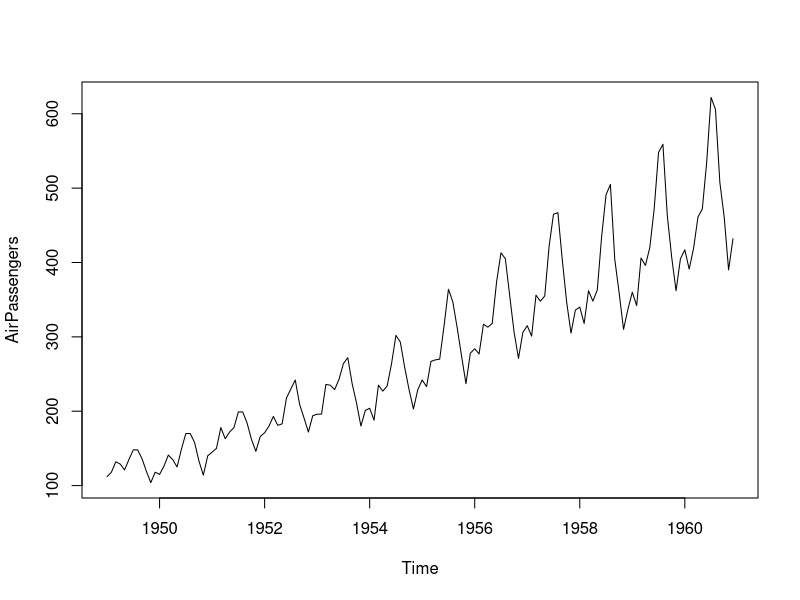
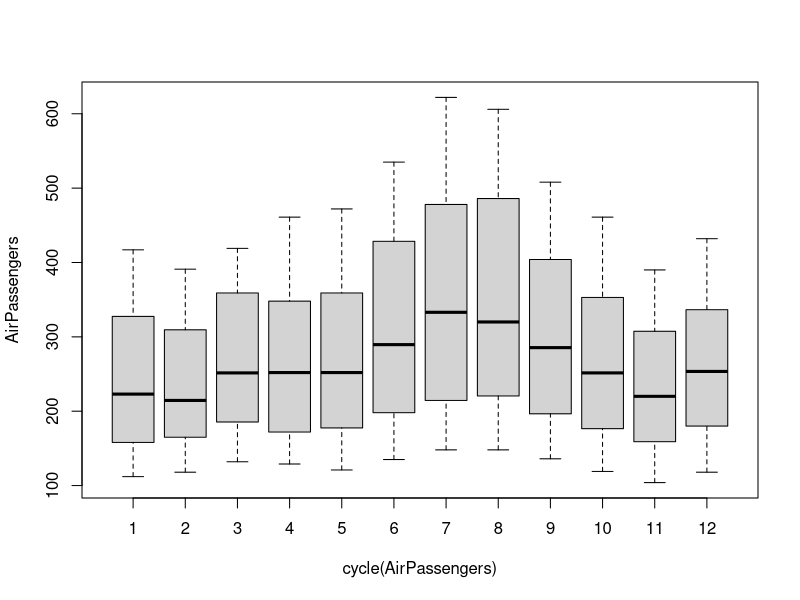
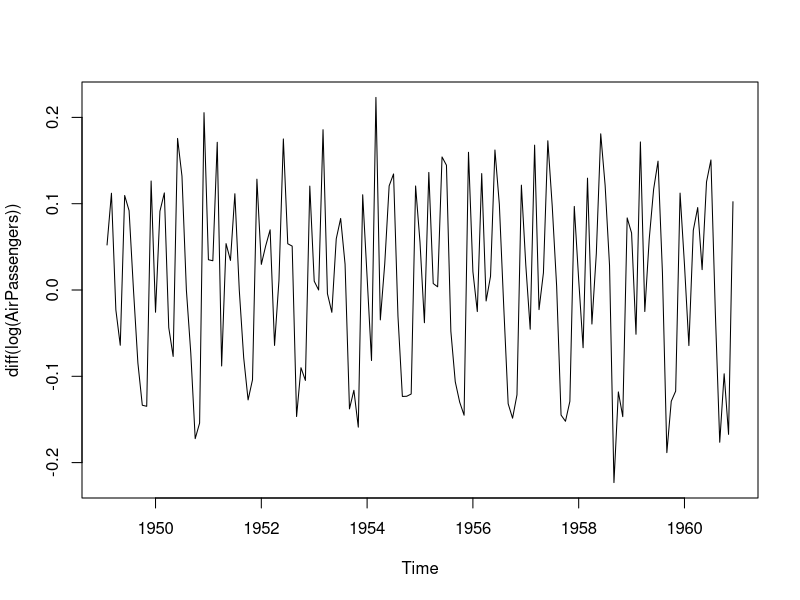
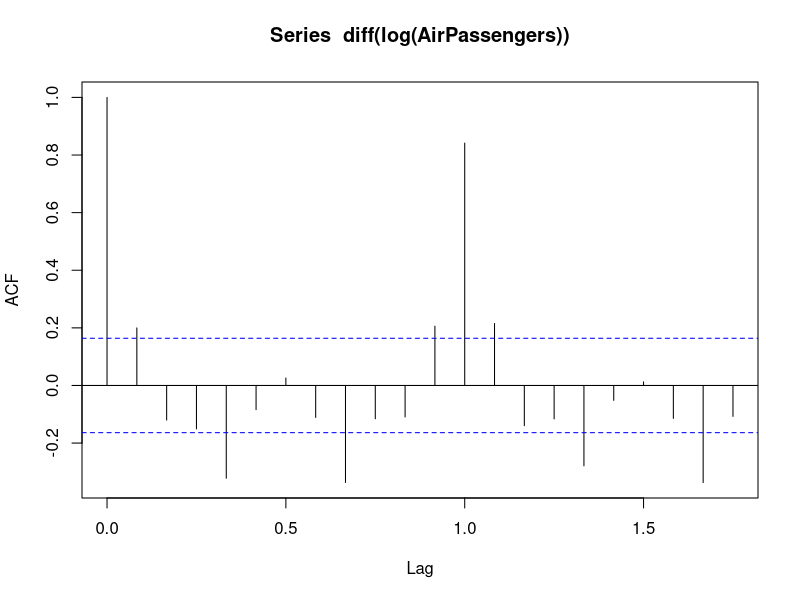
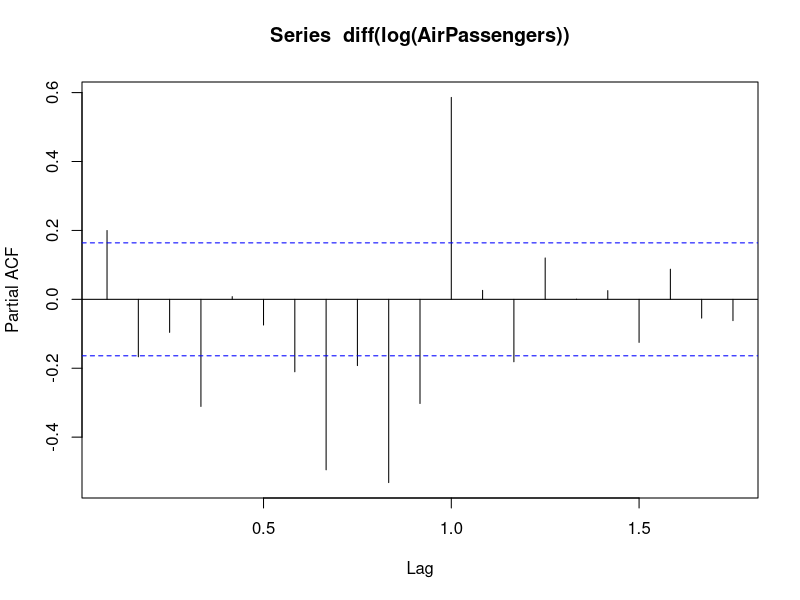
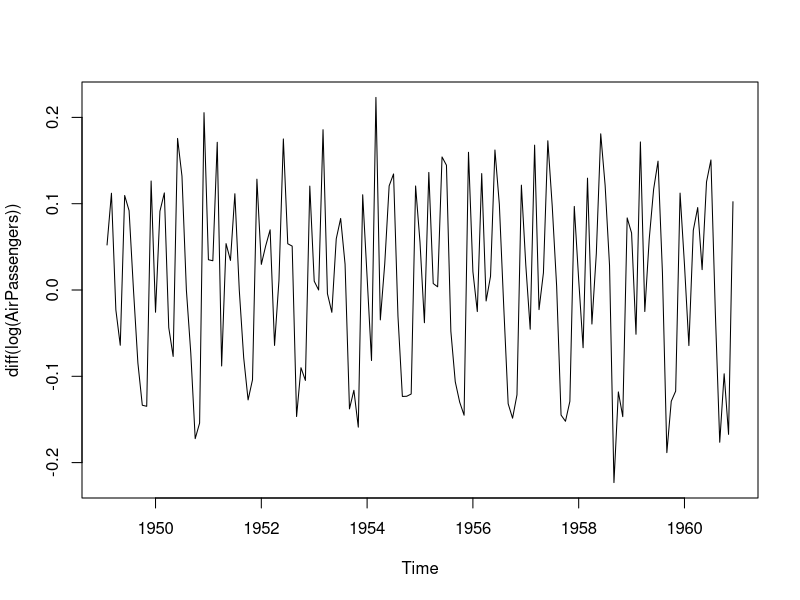
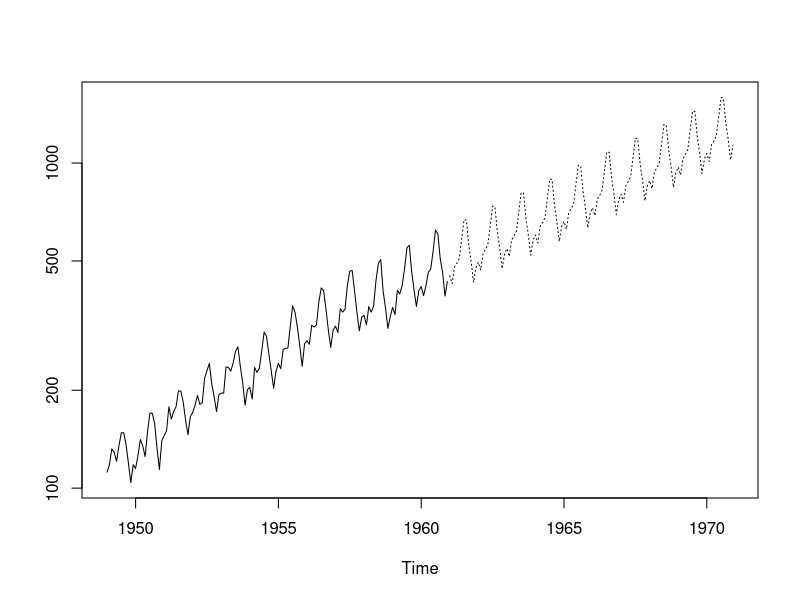

The R script that drew these images, in order:
data(AirPassengers)
class(AirPassengers)
start(AirPassengers)
end(AirPassengers)
frequency(AirPassengers)
summary(AirPassengers)
View(AirPassengers)
plot(AirPassengers)
abline(reg~lm(AirPassengers~time(AirPassengers)))
boxplot(AirPassengers~cycle(AirPassengers))
plot(diff(log(AirPassengers)))
library(tseries)
acf(diff(log(AirPassengers)))
pacf(diff(log(AirPassengers)))
plot(diff(log(AirPassengers)))
fit<-arima(log(AirPassengers),c(0,1,1),seasonal = list(order=c(0,1,1),period=12))
pred<-predict(fit,n.ahead=10*12)
pred1<-2.718^pred$pred
ts.plot(AirPassengers,2.718^pred$pred,log="y",lty=c(1,3))

datawide<-ts(AirPassengers,frequency = 12,start = c(1949,1),end = c(1959,12))

fit<-arima(log(AirPassengers),c(0,1,1),seasonal = list(order=c(0,1,1),period=12))
pred<-predict(fit,n.ahead=10*12)
pred1<-2.718^pred$pred
data1<-head(pred1,12)
predicted_1960<-round(data1,digits=0)
original_1960<-tail(AirPassengers,12)